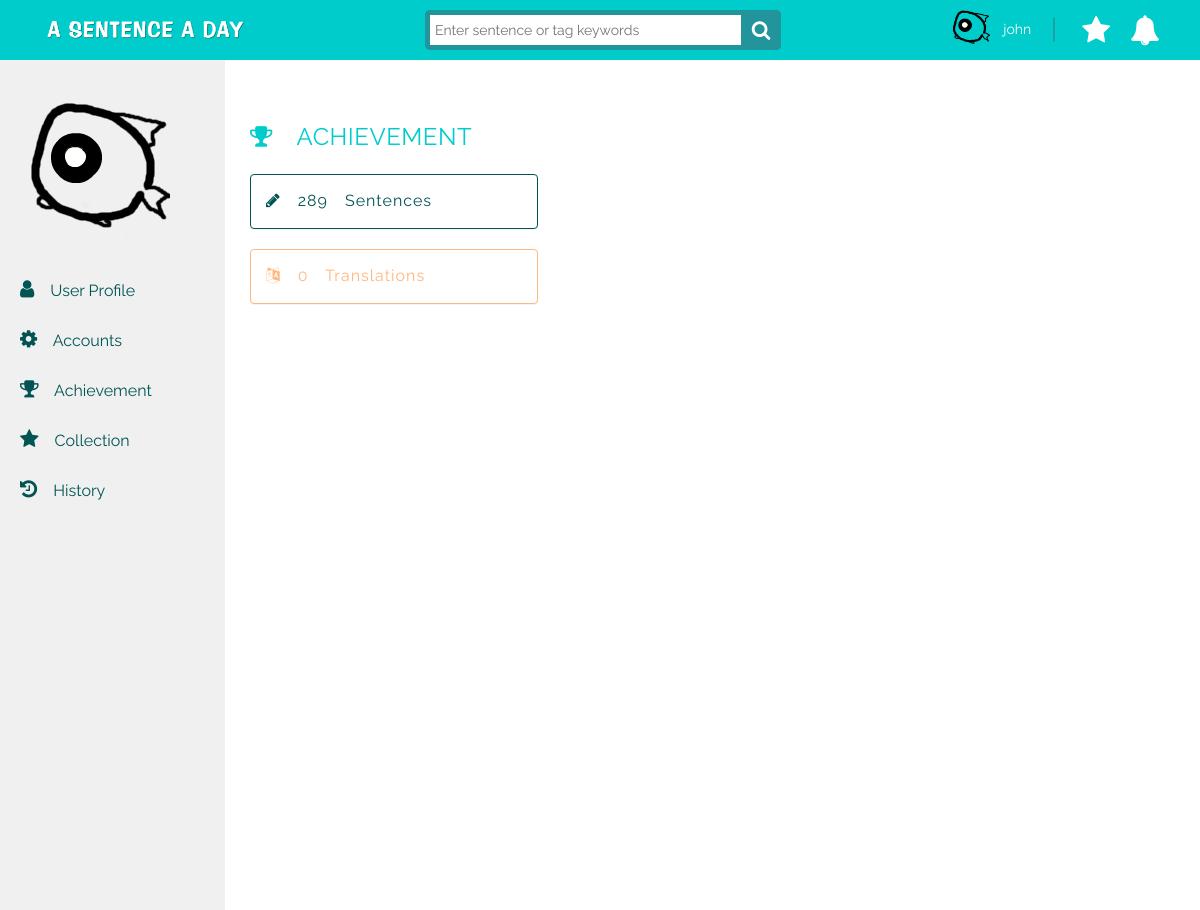
The page /user/achievement/ (signed in) on the database as committed earlier.
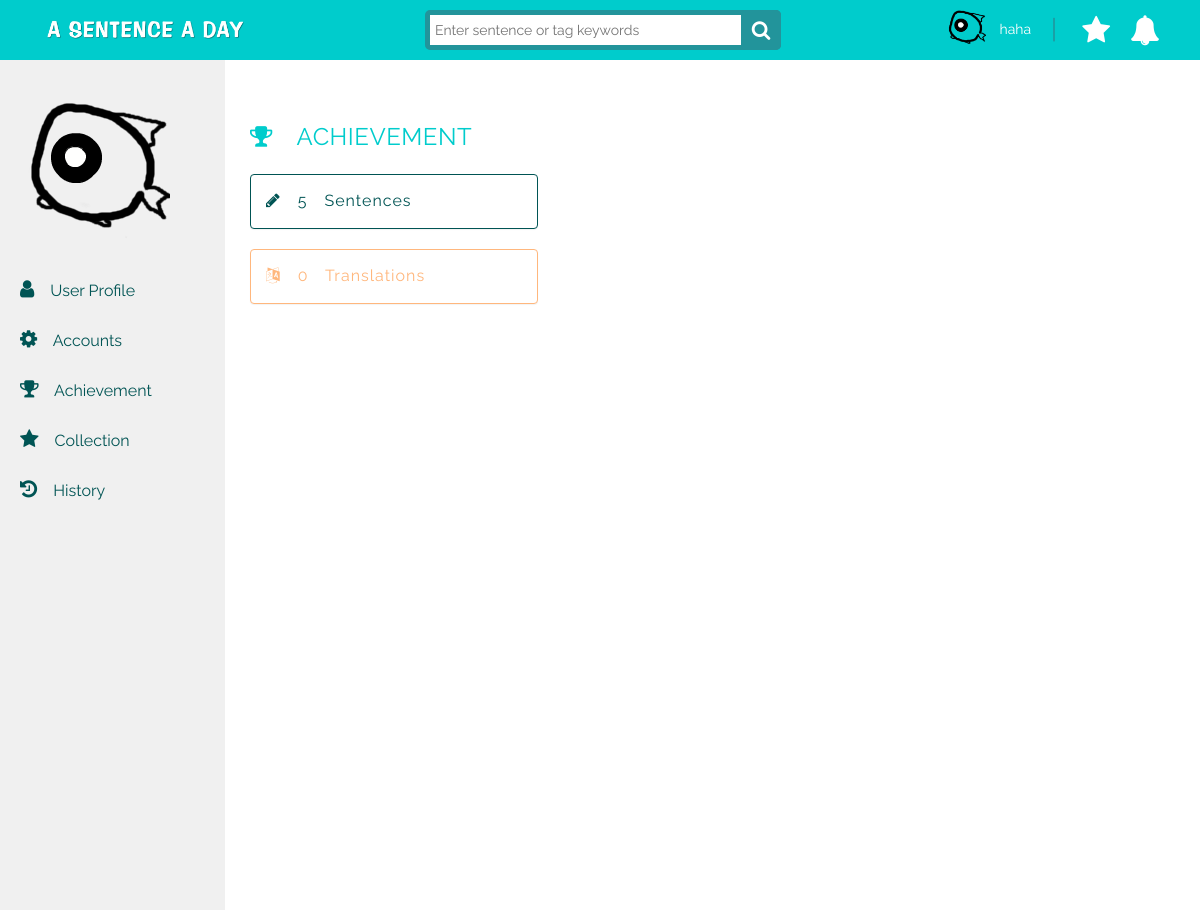
The same page on the database as committed later.
### sentence/models.py (models this page shows)
class User(models.Model):
	UID = models.AutoField(primary_key=True)
	UserName = models.CharField(max_length=50, null=False)
	Email = models.EmailField(max_length=254,unique = True)
	Password = models.CharField(max_length=50, null=False)
	SocialID = models.BigIntegerField(null=True,unique = True)
 	UserIcon = models.ImageField(upload_to='UserIcon_folder',default='/static/images/fish.png')
	NativeLanguage = models.CharField(max_length=50, null=False)

### sentence/views.py (the view)
# urls.py: url(r'^user/achievement/', views.user_achievement),
def user_achievement(request):
    if request.session.get('UID'):
        usermodel = User.objects.get(UID=request.session.get('UID'))
        sentencemodel = Sentence.objects.filter(UID=usermodel.UID).count()
        translationmodel = Translation.objects.filter(UID=usermodel.UID).count()
        context = {'username': usermodel,'sentencemodel':sentencemodel,'extend_index': 'sentence/background.html'
            ,'translationmodel':translationmodel
        }
        return render(request, "sentence/user_achievement.html",context)
    else:
        context = {'extend_index': 'sentence/background.html'}
        return render(request, "sentence/user_achievement.html",context)

### sentence/templates/sentence/user_achievement.html
{% extends 'sentence/userSidebar.html' %}
{% load staticfiles %}
{% block pagecontent1 %}
<div class="container-fluid">
    <div class="row">
        <div class="profiletitle achievement"><i class="fa fa-trophy"></i>&emsp;ACHIEVEMENT</div>
        <div class="col-sm-4">
            {% if sentencemodel %}
                <div class="panel panel-default sentence">
                    <div class="panel-body sentence achievement">
                        <font class="achievement-content sentence"><i class="fa fa-pencil"></i>&emsp;{{sentencemodel}}&emsp;Sentences</font>
                    </div>
                </div>
            {% else %}
                <div class="panel panel-default sentence">
                    <div class="panel-body sentence achievement">
                        <font class="achievement-content sentence"><i class="fa fa-pencil"></i>&emsp;0&emsp;Sentences</font>
                    </div>
                </div>
            {% endif %}
            {% if translationmodel %}
                <div class="panel panel-default translation">
                    <div class="panel-body translation achievement">
                        <font class="achievement-content translation"><i class="fa fa-language"></i>&emsp;{{translationmodel}}&emsp;Translations</font>
                    </div>
                </div>
            {% else %}
                <div class="panel panel-default translation">
                    <div class="panel-body translation achievement">
                        <font class="achievement-content translation"><i class="fa fa-language"></i>&emsp;0&emsp;Translations</font>
                    </div>
                </div>
            {% endif %}
        </div>
        <div class="col-sm-4">
        </div>
    </div>
</div>
{% endblock pagecontent1 %}

### sentence/templates/sentence/userSidebar.html
{% extends extend_index %}
{% load staticfiles %}
{% block content1 %}
<div id="wrapper">
    <ul class="nav navbar-nav side-nav sidebar">
        <div class="sidebar-menu">
            <div class="sidebar-icon"><img src="{{username.UserIcon}}"></div>
            <a href="/user/profile"><p><i class="fa fa-user"></i>&emsp;User Profile</p></a>
            <a href="/user/account"><p><i class="fa fa-cog"></i>&emsp;Accounts</p></a>
            <a href="/user/achievement"><p><i class="fa fa-trophy"></i>&emsp;Achievement</p></a>
            <a href="/user/collection"><p><i class="fa fa-star"></i>&emsp;Collection</p></a>
            <a href="/user/history"><p><i class="fa fa-history"></i>&emsp;History</p></a>
        </div>
    </ul>
    <div id="page-wrapper">
    	{% block pagecontent1 %} {% endblock pagecontent1 %}
    </div>
</div>
{% endblock content1 %}

### sentence/templates/sentence/background.html (shortened to what the changed rows need)
{% load staticfiles %}
<!DOCTYPE html>
<html>
<head>
    <link rel="stylesheet" href="https://cdnjs.cloudflare.com/ajax/libs/normalize/5.0.0/normalize.min.css">
    <link rel="stylesheet" href="https://netdna.bootstrapcdn.com/bootstrap/3.3.7/css/bootstrap.min.css">
    <link rel="stylesheet" href="{% static 'icons-fonts/glyphicon-style.css' %}">
    <link href="https://file.myfontastic.com/aR4fpYP5juQuaFcCLbzkFZ/icons.css" rel="stylesheet">
    <link rel="stylesheet" href="https://maxcdn.bootstrapcdn.com/font-awesome/4.7.0/css/font-awesome.min.css">
    <link rel="stylesheet" href="{% static 'css/styles.css' %}">
    <link rel="stylesheet" href="{% static 'css/navbar.css' %}">
    <link rel="stylesheet" href="{% static 'css/textfield.css' %}">
    <link rel="stylesheet" href="{% static 'css/postcard.css' %}">
    <link rel="stylesheet" href="{% static 'css/sentence.css' %}">
    <link rel="stylesheet" href="{% static 'css/userMap.css' %}">
    <link rel="stylesheet" href="{% static 'css/userprofile.css' %}">
    <link href="{% static 'css/jqvmap.css' %}" media="screen" rel="stylesheet" type="text/css">
    <link rel="stylesheet" href="{% static 'css/sb-admin.css' %}">
    <link rel="stylesheet" href="{% static 'css/morris.css' %}">
    <link rel="stylesheet" href="https://code.jquery.com/ui/1.8.10/themes/smoothness/jquery-ui.css" type="text/css">
</head>
<body>
    <div class="header">
        <nav class="navbar-fixed-top" role="navigation">
            <div class="navbar header-1">
                <div class="container">
                    <div class="col-md-3 col-sm-6 col-xs-6 header-mobile-sm">
                        {% if not username %}
                        <div class="header-sm">
                            <span class="before-login">
                                <button type="button" class="btn1 btn-default navbar-btn" id="login-btn" data-toggle="modal">Log In</button>
                            </span>
                            <span class="before-login">
                                <button type="button" class="btn1 btn-default navbar-btn" id="signup-btn" data-toggle="modal">Sign Up</button>
                            </span>
                        </div>
                            <div class="modal fade" id="login-modal" role="dialog">
                                <div class="modal-dialog">
                                    <div id="login-box">
                                        <div class="top" style="padding: 15px;">
                                            <button type="button" class="close" data-dismiss="modal" style="outline: 0;"><i class="fa fa-times"></i></button>
                                        </div>
                                        <div class="left">
                                            <h1>Welcome back!</h1>
                                            <form method = "POST" action = "/login/">
                                              {% csrf_token %}
                                              {{ form.as_p }}
                                                <input type="text" name="email" placeholder="E-mail" required>
                                                <input type="password" name="password" placeholder="Password" required>
                                                <input type="submit" class="loginButton" name="login_submit" value="Log in">
                                            </form>
                                        </div>
                                        <div class="login-right">
                                            <button  class="social-signin facebook facebook-login-btn">Log in with facebook</button>
                                            <button class="social-signin google" id="customBtn-login">Log in with Google</button>
                                        </div>
                                        <div class="login-or">OR</div>
                                        <div class="mobile-login-right">
                                            <span><a href="" class="sm sm-anim1 sm-facebook icon-ao-facebook" target="_blank"></a></span>
                                            <span><a href="" class="sm sm-anim1 sm-googleplus icon-ao-google" target="_blank"></a></span>
                                        </div>
                                    </div>
                                </div>
                            </div>
                            <div class="modal fade" id="signup-modal" role="dialog">
                                <div class="modal-dialog">
                                    <div id="signup-box">
                                        <div class="top" style="padding: 15px;">
                                            <button type="button" class="close" data-dismiss="modal" style="outline: 0;"><i class="fa fa-times"></i></button>
                                        </div>
                                        <div class="left">
                                            <h1>Create an account</h1>
                                            <form name="signupform" method="POST" action="/login/">
                                                {% csrf_token %}
                                                {{ form.as_p }}
                                                <input type="text" name="name" placeholder="Username" required>
                                                <input type="text" name="email" placeholder="E-mail" required>
                                                <input type="password" name="password" placeholder="Password" required>
                                                <input type="password" name="password" placeholder="Retype password" required>
                                                <!-- <div>
                                                    <label class="label language">Choose your native language</label>
                                                    <select class="form-control language" name="language">
                                                        <option>Chinese</option>
                                                        <option>Japanese</option>
                                                        <option>Korean</option>
                                                        <option>Hindi</option>
                                                        <option>Thai</option>
                                                        <option>English</option>
                                                        <option>French</option>
                                                        <option>Spanish</option>
                                                        <option>Portuguese</option>
                                                        <option>German</option>
                                                        <option>Italian</option>
                                                        <option>Swedish</option>
                                                        <option>Russian</option>
                                                    </select>
                                                </div> -->
                                                <input type="submit" class="signupBtn" name="signup_submit" value="Sign me up" />
                                            </form>
                                        </div>
                                        <div class="signup-right">
                                            <button class="signupBtn social-signin facebook facebook-login-btn">Sign up with facebook</button>
                                            <button class="signupBtn social-signin google" id="customBtn-signup">Sign up with Google</button>
                                        </div>
                                        <div class="signup-or">OR</div>
                                        <div class="mobile-signup-right">
                                            <span><a href="" class="sm sm-anim1 sm-facebook icon-ao-facebook" target="_blank"></a></span>
                                            <span><a href="" class="sm sm-anim1 sm-googleplus icon-ao-google" target="_blank"></a></span>
                                        </div>
                                    </div>
                                </div>
                            </div>
                                    <div class="modal fade" id="asklanguage-modal" role="dialog">
                                        <div class="modal-dialog">
                                            <div id="asklanguage-box">
                                                <div class="top" style="padding: 15px;">
                                                    <button type="button" class="close" data-dismiss="modal" style="outline: 0;"><i class="fa fa-times"></i></button>
                                                </div>
                                                <div class="asklanguagebox-content">
                                                    <h2>About you ...</h2>
                                                    <div class="form-group input-group">
                                                          <label>Choose your native language</label>
                                                          <select class="form-control" id="user_language">
                                                                <option>Chinese</option>
                                                                <option>Japanese</option>
                                                                <option>Korean</option>
                                                                <option>Hindi</option>
                                                                <option>Thai</option>
                                                                <option>English</option>
                                                                <option>French</option>
                                                                <option>Spanish</option>
                                                                <option>Portuguese</option>
                                                                <option>German</option>
                                                                <option>Italian</option>
                                                                <option>Swedish</option>
                                                                <option>Russian</option>
                                                            </select>
                                                      </div>
                                                      <input type="submit" class="confirmRegisterBtn" name="signup_submit" value="Sign me up" />
                                                </div>
                                            </div>
                                        </div>
                                    </div>
                        {% else %}
                        <div class="header-sm user">
                            <span class="after-login">
                                  <a href="#" class="dropdown-toggle" data-toggle="dropdown" role="button" aria-expanded="false">
                                  {% if username %}
                                    <img src="{{ username.UserIcon }}" height="40" width="40" id="user-pic">
                                    <span id="user-name"><font color=#fff>{{username.UserName}}</font></span>
                                  {% else %}
                                    <i class="fa fa-user-circle" style="font-size: 30px; color:#FFF" id="user-pic"></i>
                                  {% endif %}
                                  </a>
                            </span>
                        </div>
                        {% endif %}
                    </div>
                </div>
            </div>
        </nav>
    </div>
    <div class="body"> {% block content1 %} {% endblock content1 %} </div>
</body>
</html>

Rows that differ between the two databases and show on the page:
changed User: UserName "john" → "haha"
Other text that changed with them:
{{ sentencemodel }}: "289" → "5"
